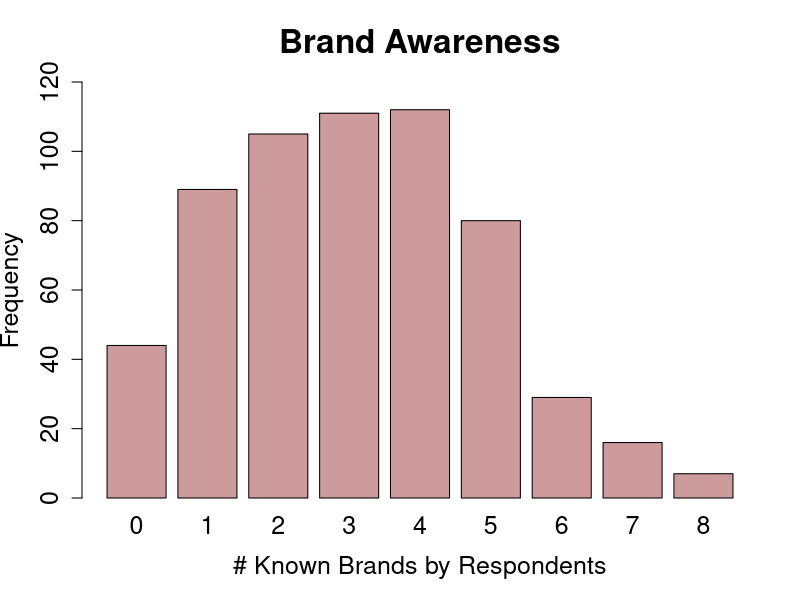

Write the R code that produced this figure. (Note: this script raises an error after producing the figure.)
getwd()
setwd("~/Caci17/SWP3")

library(psych)
library(dplyr)

bluetooth <- read.csv("indivData.csv")

###---- Brand Awarenes ----

#bakalim kac kisi biliyormus
head <- c("Anker", "Bose", "JBL", "Philips", "Sony", "UE", "HarmanKardon", "Beats", "None", "Observations", "0", "1", "2", "3", "4", "5", "6", "7", "8", "Avr")

counts_general <- as.vector(rowSums(bluetooth[, c(4, 5, 6, 7, 8, 9, 10, 11)]))
#let's make a new column with counts general
bluetooth$brand_awareness <- as.factor(counts_general)
plot(bluetooth$brand_awareness, xlab="# Known Brands by Respondents", ylab = "Frequency", ylim=c(0,120), main = "Brand Awareness", col = "rosybrown3", cex.lab=1.5, cex.axis=1.5, cex.main=2, cex.sub=1.5, cex.names = 1.5)

general_sums <- c(sum(bluetooth$BrandAwareness_Anker), 
              sum(bluetooth$BrandAwareness_Bose),
              sum(bluetooth$BrandAwareness_JBL),
              sum(bluetooth$BrandAwareness_Philips),
              sum(bluetooth$BrandAwareness_Sony),
              sum(bluetooth$BrandAwareness_UE),
              sum(bluetooth$BrandAwareness_HarmanKardon),
              sum(bluetooth$BrandAwareness_Beats),
              sum(bluetooth$BrandAwareness_None),
              nrow(bluetooth),
              sum(counts_general == "0"),
              sum(counts_general == "1"),
              sum(counts_general == "2"),
              sum(counts_general == "3"),
              sum(counts_general == "4"),
              sum(counts_general == "5"),
              sum(counts_general == "6"),
              sum(counts_general == "7"),
              sum(counts_general == "8"),
              mean(counts_general)) #there is one person did not respond this question!

#hicbirini bilmiyorum diyen ama yine de baska markayi biliyorum diye isaretleyen olmus mu- olmamis baktim.

#cinsiyete gore ayiralim
female <- bluetooth[bluetooth$GenderLabel == "female", ]
male <- bluetooth[bluetooth$GenderLabel == "male", ]
no_gender_info <- bluetooth[bluetooth$GenderLabel == "Prefer not to answer", ]

counts_female <- as.vector(rowSums(female[, c(4, 5, 6, 7, 8, 9, 10, 11)]))
female_sums <- c(sum(female$BrandAwareness_Anker), 
                  sum(female$BrandAwareness_Bose),
                  sum(female$BrandAwareness_JBL),
                  sum(female$BrandAwareness_Philips),
                  sum(female$BrandAwareness_Sony),
                  sum(female$BrandAwareness_UE),
                  sum(female$BrandAwareness_HarmanKardon),
                  sum(female$BrandAwareness_Beats),
                  sum(female$BrandAwareness_None),
                  nrow(female),
                  sum(counts_female == "0"),
                  sum(counts_female == "1"),
                  sum(counts_female == "2"),
                  sum(counts_female == "3"),
                  sum(counts_female == "4"),
                  sum(counts_female == "5"),
                  sum(counts_female == "6"),
                  sum(counts_female == "7"),
                  sum(counts_female == "8"),
                  mean(counts_female))

counts_male <- as.vector(rowSums(male[, c(4, 5, 6, 7, 8, 9, 10, 11)]))
male_sums <- c(sum(male$BrandAwareness_Anker), 
                  sum(male$BrandAwareness_Bose),
                  sum(male$BrandAwareness_JBL),
                  sum(male$BrandAwareness_Philips),
                  sum(male$BrandAwareness_Sony),
                  sum(male$BrandAwareness_UE),
                  sum(male$BrandAwareness_HarmanKardon),
                  sum(male$BrandAwareness_Beats),
                  sum(male$BrandAwareness_None),
                  nrow(male),
                  sum(counts_male == "0"),
                  sum(counts_male == "1"),
                  sum(counts_male == "2"),
                  sum(counts_male == "3"),
                  sum(counts_male == "4"),
                  sum(counts_male == "5"),
                  sum(counts_male == "6"),
                  sum(counts_male == "7"),
                  sum(counts_male == "8"),
                  mean(counts_male))

counts_gender <- as.vector(rowSums(no_gender_info[, c(4, 5, 6, 7, 8, 9, 10, 11)]))
no_gender_sums <- c(sum(no_gender_info$BrandAwareness_Anker), 
                  sum(no_gender_info$BrandAwareness_Bose),
                  sum(no_gender_info$BrandAwareness_JBL),
                  sum(no_gender_info$BrandAwareness_Philips),
                  sum(no_gender_info$BrandAwareness_Sony),
                  sum(no_gender_info$BrandAwareness_UE),
                  sum(no_gender_info$BrandAwareness_HarmanKardon),
                  sum(no_gender_info$BrandAwareness_Beats),
                  sum(no_gender_info$BrandAwareness_None),
                  nrow(no_gender_info),
                  sum(counts_gender == "0"),
                  sum(counts_gender == "1"),
                  sum(counts_gender == "2"),
                  sum(counts_gender == "3"),
                  sum(counts_gender == "4"),
                  sum(counts_gender == "5"),
                  sum(counts_gender == "6"),
                  sum(counts_gender == "7"),
                  sum(counts_gender == "8"),
                  mean(counts_gender))
#by their occupation
employed <- bluetooth[bluetooth$OccupationLabel == "Employed",]
retired <- bluetooth[bluetooth$OccupationLabel == "Retired",]
selfemployed <- bluetooth[bluetooth$OccupationLabel == "Self-employed",]
student <- bluetooth[bluetooth$OccupationLabel == "Student",]
unemployed <- bluetooth[bluetooth$OccupationLabel == "Unemployed",]

counts_employed <- as.vector(rowSums(employed[, c(4, 5, 6, 7, 8, 9, 10, 11)]))
employed_sums <- c(sum(employed$BrandAwareness_Anker), 
                 sum(employed$BrandAwareness_Bose),
                 sum(employed$BrandAwareness_JBL),
                 sum(employed$BrandAwareness_Philips),
                 sum(employed$BrandAwareness_Sony),
                 sum(employed$BrandAwareness_UE),
                 sum(employed$BrandAwareness_HarmanKardon),
                 sum(employed$BrandAwareness_Beats),
                 sum(employed$BrandAwareness_None),
                 nrow(employed),
                 sum(counts_employed == "0"),
                 sum(counts_employed == "1"),
                 sum(counts_employed == "2"),
                 sum(counts_employed == "3"),
                 sum(counts_employed == "4"),
                 sum(counts_employed == "5"),
                 sum(counts_employed == "6"),
                 sum(counts_employed == "7"),
                 sum(counts_employed == "8"),
                 mean(counts_employed))

counts_retired <- as.vector(rowSums(retired[, c(4, 5, 6, 7, 8, 9, 10, 11)]))
retired_sums <- c(sum(retired$BrandAwareness_Anker), 
               sum(retired$BrandAwareness_Bose),
               sum(retired$BrandAwareness_JBL),
               sum(retired$BrandAwareness_Philips),
               sum(retired$BrandAwareness_Sony),
               sum(retired$BrandAwareness_UE),
               sum(retired$BrandAwareness_HarmanKardon),
               sum(retired$BrandAwareness_Beats),
               sum(retired$BrandAwareness_None),
               nrow(retired),
               sum(counts_retired == "0"),
               sum(counts_retired == "1"),
               sum(counts_retired == "2"),
               sum(counts_retired == "3"),
               sum(counts_retired == "4"),
               sum(counts_retired == "5"),
               sum(counts_retired == "6"),
               sum(counts_retired == "7"),
               sum(counts_retired == "8"),
               mean(counts_retired))

counts_selfemployed <- as.vector(rowSums(selfemployed[, c(4, 5, 6, 7, 8, 9, 10, 11)]))
selfemployed_sums <- c(sum(selfemployed$BrandAwareness_Anker), 
                    sum(selfemployed$BrandAwareness_Bose),
                    sum(selfemployed$BrandAwareness_JBL),
                    sum(selfemployed$BrandAwareness_Philips),
                    sum(selfemployed$BrandAwareness_Sony),
                    sum(selfemployed$BrandAwareness_UE),
                    sum(selfemployed$BrandAwareness_HarmanKardon),
                    sum(selfemployed$BrandAwareness_Beats),
                    sum(selfemployed$BrandAwareness_None),
                    nrow(selfemployed),
                    sum(counts_selfemployed == "0"),
                    sum(counts_selfemployed == "1"),
                    sum(counts_selfemployed == "2"),
                    sum(counts_selfemployed == "3"),
                    sum(counts_selfemployed == "4"),
                    sum(counts_selfemployed == "5"),
                    sum(counts_selfemployed == "6"),
                    sum(counts_selfemployed == "7"),
                    sum(counts_selfemployed == "8"),
                    mean(counts_selfemployed))

counts_student <- as.vector(rowSums(student[, c(4, 5, 6, 7, 8, 9, 10, 11)]))
student_sums <- c(sum(student$BrandAwareness_Anker), 
                      sum(student$BrandAwareness_Bose),
                      sum(student$BrandAwareness_JBL),
                      sum(student$BrandAwareness_Philips),
                      sum(student$BrandAwareness_Sony),
                      sum(student$BrandAwareness_UE),
                      sum(student$BrandAwareness_HarmanKardon),
                      sum(student$BrandAwareness_Beats),
                      sum(student$BrandAwareness_None),
                      nrow(student),
                      sum(counts_student == "0"),
                      sum(counts_student == "1"),
                      sum(counts_student == "2"),
                      sum(counts_student == "3"),
                      sum(counts_student == "4"),
                      sum(counts_student == "5"),
                      sum(counts_student == "6"),
                      sum(counts_student == "7"),
                      sum(counts_student == "8"),
                      mean(counts_student))

counts_unemployed <- as.vector(rowSums(unemployed[, c(4, 5, 6, 7, 8, 9, 10, 11)]))
unemployed_sums <- c(sum(unemployed$BrandAwareness_Anker), 
                       sum(unemployed$BrandAwareness_Bose),
                       sum(unemployed$BrandAwareness_JBL),
                       sum(unemployed$BrandAwareness_Philips),
                       sum(unemployed$BrandAwareness_Sony),
                       sum(unemployed$BrandAwareness_UE),
                       sum(unemployed$BrandAwareness_HarmanKardon),
                       sum(unemployed$BrandAwareness_Beats),
                       sum(unemployed$BrandAwareness_None),
                       nrow(unemployed),
                       sum(counts_unemployed == "0"),
                       sum(counts_unemployed == "1"),
                       sum(counts_unemployed == "2"),
                       sum(counts_unemployed == "3"),
                       sum(counts_unemployed == "4"),
                       sum(counts_unemployed == "5"),
                       sum(counts_unemployed == "6"),
                       sum(counts_unemployed == "7"),
                       sum(counts_unemployed == "8"),
                       mean(counts_unemployed))

#by income
levels(bluetooth$IncomeLabel)
#we have 8 levels, 1 to 7 is going in an increasing scale, while 8 is not specified 
bluetooth$Income <- as.factor(bluetooth$Income)
income1 <- bluetooth[bluetooth$Income == "1",]
income2 <- bluetooth[bluetooth$Income == "2",]
income3 <- bluetooth[bluetooth$Income == "3",]
income4 <- bluetooth[bluetooth$Income == "4",]
income5 <- bluetooth[bluetooth$Income == "5",]
income6 <- bluetooth[bluetooth$Income == "6",]
income7 <- bluetooth[bluetooth$Income == "7",]
income8 <- bluetooth[bluetooth$Income == "8",]


counts_income1 <- as.vector(rowSums(income1[, c(4, 5, 6, 7, 8, 9, 10, 11)]))
income1_sums <- c(sum(income1$BrandAwareness_Anker), 
                     sum(income1$BrandAwareness_Bose),
                     sum(income1$BrandAwareness_JBL),
                     sum(income1$BrandAwareness_Philips),
                     sum(income1$BrandAwareness_Sony),
                     sum(income1$BrandAwareness_UE),
                     sum(income1$BrandAwareness_HarmanKardon),
                     sum(income1$BrandAwareness_Beats),
                     sum(income1$BrandAwareness_None),
                     nrow(income1),
                     sum(counts_income1 == "0"),
                     sum(counts_income1 == "1"),
                     sum(counts_income1 == "2"),
                     sum(counts_income1 == "3"),
                     sum(counts_income1 == "4"),
                     sum(counts_income1 == "5"),
                     sum(counts_income1 == "6"),
                     sum(counts_income1 == "7"),
                     sum(counts_income1 == "8"),
                     mean(counts_income1))

counts_income2 <- as.vector(rowSums(income2[, c(4, 5, 6, 7, 8, 9, 10, 11)]))
income2_sums <- c(sum(income2$BrandAwareness_Anker), 
                     sum(income2$BrandAwareness_Bose),
                     sum(income2$BrandAwareness_JBL),
                     sum(income2$BrandAwareness_Philips),
                     sum(income2$BrandAwareness_Sony),
                     sum(income2$BrandAwareness_UE),
                     sum(income2$BrandAwareness_HarmanKardon),
                     sum(income2$BrandAwareness_Beats),
                     sum(income2$BrandAwareness_None),
                     nrow(income2),
                     sum(counts_income2 == "0"),
                     sum(counts_income2 == "1"),
                     sum(counts_income2 == "2"),
                     sum(counts_income2 == "3"),
                     sum(counts_income2 == "4"),
                     sum(counts_income2 == "5"),
                     sum(counts_income2 == "6"),
                     sum(counts_income2 == "7"),
                     sum(counts_income2 == "8"),
                     mean(counts_income2))


counts_income3 <- as.vector(rowSums(income3[, c(4, 5, 6, 7, 8, 9, 10, 11)]))
income3_sums <- c(sum(income3$BrandAwareness_Anker), 
                     sum(income3$BrandAwareness_Bose),
                     sum(income3$BrandAwareness_JBL),
                     sum(income3$BrandAwareness_Philips),
                     sum(income3$BrandAwareness_Sony),
                     sum(income3$BrandAwareness_UE),
                     sum(income3$BrandAwareness_HarmanKardon),
                     sum(income3$BrandAwareness_Beats),
                     sum(income3$BrandAwareness_None),
                     nrow(income3),
                     sum(counts_income3 == "0"),
                     sum(counts_income3 == "1"),
                     sum(counts_income3 == "2"),
                     sum(counts_income3 == "3"),
                     sum(counts_income3 == "4"),
                     sum(counts_income3 == "5"),
                     sum(counts_income3 == "6"),
                     sum(counts_income3 == "7"),
                     sum(counts_income3 == "8"),
                     mean(counts_income3))

counts_income4 <- as.vector(rowSums(income4[, c(4, 5, 6, 7, 8, 9, 10, 11)]))
income4_sums <- c(sum(income4$BrandAwareness_Anker), 
                     sum(income4$BrandAwareness_Bose),
                     sum(income4$BrandAwareness_JBL),
                     sum(income4$BrandAwareness_Philips),
                     sum(income4$BrandAwareness_Sony),
                     sum(income4$BrandAwareness_UE),
                     sum(income4$BrandAwareness_HarmanKardon),
                     sum(income4$BrandAwareness_Beats),
                     sum(income4$BrandAwareness_None),
                     nrow(income4),
                     sum(counts_income4 == "0"),
                     sum(counts_income4 == "1"),
                     sum(counts_income4 == "2"),
                     sum(counts_income4 == "3"),
                     sum(counts_income4 == "4"),
                     sum(counts_income4 == "5"),
                     sum(counts_income4 == "6"),
                     sum(counts_income4 == "7"),
                     sum(counts_income4 == "8"),
                     mean(counts_income4))

counts_income5 <- as.vector(rowSums(income5[, c(4, 5, 6, 7, 8, 9, 10, 11)]))
income5_sums <- c(sum(income5$BrandAwareness_Anker), 
                     sum(income5$BrandAwareness_Bose),
                     sum(income5$BrandAwareness_JBL),
                     sum(income5$BrandAwareness_Philips),
                     sum(income5$BrandAwareness_Sony),
                     sum(income5$BrandAwareness_UE),
                     sum(income5$BrandAwareness_HarmanKardon),
                     sum(income5$BrandAwareness_Beats),
                     sum(income5$BrandAwareness_None),
                     nrow(income5),
                     sum(counts_income5 == "0"),
                     sum(counts_income5 == "1"),
                     sum(counts_income5 == "2"),
                     sum(counts_income5 == "3"),
                     sum(counts_income5 == "4"),
                     sum(counts_income5 == "5"),
                     sum(counts_income5 == "6"),
                     sum(counts_income5 == "7"),
                     sum(counts_income5 == "8"),
                     mean(counts_income5))

counts_income6 <- as.vector(rowSums(income6[, c(4, 5, 6, 7, 8, 9, 10, 11)]))
income6_sums <- c(sum(income6$BrandAwareness_Anker), 
                     sum(income6$BrandAwareness_Bose),
                     sum(income6$BrandAwareness_JBL),
                     sum(income6$BrandAwareness_Philips),
                     sum(income6$BrandAwareness_Sony),
                     sum(income6$BrandAwareness_UE),
                     sum(income6$BrandAwareness_HarmanKardon),
                     sum(income6$BrandAwareness_Beats),
                     sum(income6$BrandAwareness_None),
                     nrow(income6),
                     sum(counts_income6 == "0"),
                     sum(counts_income6 == "1"),
                     sum(counts_income6 == "2"),
                     sum(counts_income6 == "3"),
                     sum(counts_income6 == "4"),
                     sum(counts_income6 == "5"),
                     sum(counts_income6 == "6"),
                     sum(counts_income6 == "7"),
                     sum(counts_income6 == "8"),
                     mean(counts_income6))

counts_income7 <- as.vector(rowSums(income7[, c(4, 5, 6, 7, 8, 9, 10, 11)]))
income7_sums <- c(sum(income7$BrandAwareness_Anker), 
                     sum(income7$BrandAwareness_Bose),
                     sum(income7$BrandAwareness_JBL),
                     sum(income7$BrandAwareness_Philips),
                     sum(income7$BrandAwareness_Sony),
                     sum(income7$BrandAwareness_UE),
                     sum(income7$BrandAwareness_HarmanKardon),
                     sum(income7$BrandAwareness_Beats),
                     sum(income7$BrandAwareness_None),
                     nrow(income7),
                     sum(counts_income7 == "0"),
                     sum(counts_income7 == "1"),
                     sum(counts_income7 == "2"),
                     sum(counts_income7 == "3"),
                     sum(counts_income7 == "4"),
                     sum(counts_income7 == "5"),
                     sum(counts_income7 == "6"),
                     sum(counts_income7 == "7"),
                     sum(counts_income7 == "8"),
                     mean(counts_income7))

counts_income8 <- as.vector(rowSums(income8[, c(4, 5, 6, 7, 8, 9, 10, 11)]))
income8_sums <- c(sum(income8$BrandAwareness_Anker), 
                     sum(income8$BrandAwareness_Bose),
                     sum(income8$BrandAwareness_JBL),
                     sum(income8$BrandAwareness_Philips),
                     sum(income8$BrandAwareness_Sony),
                     sum(income8$BrandAwareness_UE),
                     sum(income8$BrandAwareness_HarmanKardon),
                     sum(income8$BrandAwareness_Beats),
                     sum(income8$BrandAwareness_None),
                     nrow(income8),
                     sum(counts_income8 == "0"),
                     sum(counts_income8 == "1"),
                     sum(counts_income8 == "2"),
                     sum(counts_income8 == "3"),
                     sum(counts_income8 == "4"),
                     sum(counts_income8 == "5"),
                     sum(counts_income8 == "6"),
                     sum(counts_income8 == "7"),
                     sum(counts_income8 == "8"),
                     mean(counts_income8))

total_matrix <- rbind(general_sums,female_sums, male_sums, no_gender_sums ,
           employed_sums, retired_sums, selfemployed_sums, student_sums, unemployed_sums,
           income1_sums, income2_sums, income3_sums, income4_sums, income5_sums, income6_sums, income7_sums, income8_sums)
colnames(total_matrix) <- head
total_matrix

#write.csv(total_matrix, "file.csv")


### RELATIVE IMPORTANT FACTORS ANALYSIS - 0rki ORKUN

# genel data da insanlar neyi onemsemis, en fazla degerler vs....
relImportanceEveryone <- cbind(summary(bluetooth$RelImp_battery), summary(bluetooth$RelImp_price),
                       summary(bluetooth$RelImp_weight), summary(bluetooth$RelImp_sound) )
colnames(relImportance) <- (cbind('Battery', 'Price', 'Weight', 'Sound'))

mean(x = sort(x = bluetooth$RelImp_weight)[-c(1, length(x = bluetooth$RelImp_weight))])

# sonra bu aynisini farkli yas-income-bilgi vs. gruplari icin yapilsin.

# relImportancePriceGroupedbyBrandAwareness <- bluetooth %>% group_by(BrandAwareness_Anker, BrandAwareness_Bose,
#                                                       BrandAwareness_JBL, BrandAwareness_Philips,
#                                                       BrandAwareness_Sony, BrandAwareness_UE,
#                                                       BrandAwareness_HarmanKardon, BrandAwareness_Beats,
# BrandAwareness_Beats, BrandAwareness_None) %>% summarise('Price Mean' = mean(RelImp_price))
# brand awareness a gore grouplamak cok anlamli bi sey cikarmiyo...

relImportancePrice_groupedbyAge <- bluetooth %>% group_by(Age) %>% summarise('Price Mean' = mean(RelImp_price))
relImportanceSound_groupedbyAge <- bluetooth %>% group_by(Age) %>% summarise('Sound Mean' = mean(RelImp_sound))
relImportanceBattery_groupedbyAge <- bluetooth %>% group_by(Age) %>% summarise('Battery Mean' = mean(RelImp_battery))
relImportanceWeight_groupedbyAge <- bluetooth %>% group_by(Age) %>% summarise('Weight Mean' = mean(RelImp_weight))

# RelImportance_groupedbyAge <- left_join(relImportancePrice_groupedbyAge, 
                                        # relImportanceSound_groupedbyAge)
RelImportance_groupedbyAge<- cbind(relImportancePrice_groupedbyAge,
                                   relImportanceSound_groupedbyAge,
                                   relImportanceBattery_groupedbyAge,
                                   relImportanceWeight_groupedbyAge)
RelImportance_groupedbyAge <- RelImportance_groupedbyAge[, cbind(-3,-5,-7)]
RelImportance_groupedbyAge

relImportancePrice_groupedbyIncome <- bluetooth %>% group_by(Income) %>% summarise('Price Mean' = mean(RelImp_price))
relImportanceSound_groupedbyIncome <- bluetooth %>% group_by(Income) %>% summarise('Sound Mean' = mean(RelImp_sound))
relImportanceBattery_groupedbyIncome <- bluetooth %>% group_by(Income) %>% summarise('Battery Mean' = mean(RelImp_battery))
relImportanceWeight_groupedbyIncome <- bluetooth %>% group_by(Income) %>% summarise('Weight Mean' = mean(RelImp_weight))

RelImportance_groupedbyIncome<- cbind(relImportancePrice_groupedbyIncome,
                                      relImportanceSound_groupedbyIncome,
                                      relImportanceBattery_groupedbyIncome,
                                      relImportanceWeight_groupedbyIncome)
RelImportance_groupedbyIncome <- RelImportance_groupedbyIncome[, cbind(-3,-5,-7)]
RelImportance_groupedbyIncome

# TO-DO: otomatize edilebilir regex kullanilarak, kafam basmadi suan
# for (attribute in regexpr('RelImp_*', colnames(bluetooth))) {
#   hist(bluetooth$attribute, freq = FALSE)
#   lines(density(bluetooth$attribute))
# }

png("RelativeImportanceHistograms.png")

par(mfrow=c(2, 2)) # aslinda 2ye 2lik bir grafik template i aciyor

hist(bluetooth$RelImp_battery, freq = TRUE, main = 'Battery' , xlab = 'Relative Importance')

hist(bluetooth$RelImp_price, freq = TRUE, main = 'Price', xlab = 'Relative Importance')

hist(bluetooth$RelImp_weight, freq = TRUE, main = 'Weight', xlab = 'Relative Importance')

hist(bluetooth$RelImp_sound, freq = TRUE, main = 'Sound', xlab = 'Relative Importance')

mtext('Histograms of Relative Importances', outer = TRUE, cex = 1.5)

dev.off() 

# Open a png file
png("RelativeImportanceHistograms.png")

par(mfrow=c(2, 2)) # aslinda 2ye 2lik bir grafik template i aciyor

hist(bluetooth$RelImp_battery, freq = FALSE, main = 'Battery' , xlab = 'Relative Importance')
lines(density(bluetooth$RelImp_battery, adjust=2),
      col="darkgreen", lwd=2, lty= "dotted" )

hist(bluetooth$RelImp_price, freq = FALSE, main = 'Price', xlab = 'Relative Importance')
lines(density(bluetooth$RelImp_price, adjust=2),
      col="darkgreen", lwd=2, lty= "dotted" )

hist(bluetooth$RelImp_weight, freq = FALSE, main = 'Weight', xlab = 'Relative Importance')
lines(density(bluetooth$RelImp_weight, adjust=2),
      col="darkgreen", lwd=2, lty= "dotted" )

hist(bluetooth$RelImp_sound, freq = FALSE, main = 'Sound', xlab = 'Relative Importance')
lines(density(bluetooth$RelImp_sound, adjust=2),
      col="darkgreen", lwd=2, lty= "dotted" )

mtext('Distribution of Relative Importances', outer = TRUE, cex = 1.5)

# Close the png file
dev.off() 



#######              KNOWLEDGE ABOUT SPEAKERS

#1: I know pretty much
#2: not very knowledgeable
#3: expert (among the circle of friends)
#4: I know less (compared to most other people)
#5: I really don???t know

data_subjknow <- bluetooth %>%
  select(starts_with("SubjKnow"))

####      FACTOR ANALYSIS
# Eigenvalue -- finding the optimal number of factors
eigen(cor(data_subjknow))$values
plot(eigen(cor(data_subjknow))$values) # 1 tane factor yap diyor, ilk eigenvalue: 3,47, ikinci: 0.56
fa<-fa(data_subjknow,method=mle,scores='tenBerge',
       nfactors=1, rotate ="varimax")
fa


###      IntentToBuy'a gore : 
# Cok bilenler almaya daha mi meyilli?
scores<-aggregate(fa$scores, by=list(bluetooth$IntentToBuy),mean, na.rm=TRUE)
scores

# scores: IntentToBuy = 0 icin -0.075 , IntentToBuy = 1 icin 0.150, 
# bu cok bilenler almaya daha meyilli, such finding!! 


###     Relative Importance'a gore :
# Cok bilenler neye onem veriyor?

data_relimp <- bluetooth %>%
  select(starts_with("RelImp"))

bluetooth$RelImp <- colnames(data_relimp)[apply(data_relimp,1,which.max)]

scores<-aggregate(fa$scores, by=list(bluetooth$RelImp),mean, na.rm=TRUE)
scores
scores_sorted <- scores[order(scores[, "MR1"]), , drop = FALSE]
scores_sorted

# burda en buyuk deger buyukten kucuge : sound , battery , price , weight ( 0.17 , -0.018 , -0.148 , -0.69)
# yani en cok bilenler, relative importance larini ustteki siraya gore belirlemisler.

###     Gender'a gore : 
# Cok bilenlerin cinsiyeti ne? 

scores<-aggregate(fa$scores, by=list(bluetooth$GenderLabel),mean, na.rm=TRUE)
scores
scores_sorted <- scores[order(scores[, "MR1"]), , drop = FALSE]
scores_sorted

# burda en buyuk deger buyukten kucuge : male, no answer, female ( 0.35 , -0.119, -0.44)
# yani en cok bilenlerin sirasi yukaridaki gibi.


###     Age'e gore : 
# Cok bilenlerin yasi ne? 

levels(bluetooth$AgeLabel)
# 8 level var, "1": <18 ve "8": >=50
scores<-aggregate(fa$scores, by=list(bluetooth$AgeLabel),mean, na.rm=TRUE)
scores
scores_sorted <- scores[order(scores[, "MR1"]), , drop = FALSE]
scores_sorted

# karisik biraz 25-40 arasi daha cok biliyor, bi de 18 yas alti

###     Residence'a gore : 
# Cok bilenler nerde yasiyor? 

levels(bluetooth$Residence)
# 38 level var.
scores<-aggregate(fa$scores, by=list(bluetooth$Residence),mean, na.rm=TRUE)
scores
scores_sorted <- scores[order(scores[, "MR1"]), , drop = FALSE]
scores_sorted

# en cok bilen uclu: Macedonia, Iran, Spain
# en az bilen uclu: Portugal, Serbia, Ukraine


###     Occupation'a gore : 
# Cok bilenler nerde yasiyor? 

levels(bluetooth$OccupationLabel)
# 5 level var.
scores<-aggregate(fa$scores, by=list(bluetooth$OccupationLabel),mean, na.rm=TRUE)
scores
scores_sorted <- scores[order(scores[, "MR1"]), , drop = FALSE]
scores_sorted

# Cok bilenden az bilene : student, self-employed, employed, unemployed, retired


###     Education'a gore : 
# Cok bilenler ne kadar egitimli? 

levels(bluetooth$EducationLabel)
# 5 level var.
scores<-aggregate(fa$scores, by=list(bluetooth$EducationLabel),mean, na.rm=TRUE)
scores
scores_sorted <- scores[order(scores[, "MR1"]), , drop = FALSE]
scores_sorted

# Cok bilenden az bilene : undergraduate, graduate, high school, other, less than high school


###     Income'a gore : 
# Cok bilenler ne kadar parasi var? 

levels(bluetooth$IncomeLabel)
# 8 level var.
scores<-aggregate(fa$scores, by=list(bluetooth$IncomeLabel),mean, na.rm=TRUE)
scores
scores_sorted <- scores[order(scores[, "MR1"]), , drop = FALSE]
scores_sorted

# Cok bilenden az bilene : zenginler daha cok biliyor genelde :)




####                  IS IT IMPORTANT?

#1: important
#2: mean nothing
#3: matter
#4: significant
#5: no concern

data_PII <- bluetooth %>%
  select(starts_with("PII"))

####       FACTOR ANALYSIS
# Eigenvalue -- finding the optimal number of factors
eigen(cor(data_PII))$values
plot(eigen(cor(data_PII))$values) # 1 tane factor yap diyor, ilk eigenvalue: 3,47, ikinci: 0.56
fa<-fa(data_PII,method=mle,scores='tenBerge',
       nfactors=1, rotate ="varimax")
fa

###      IntentToBuy'a gore : 
# Cok onem verenler almaya daha mi meyilli?
scores<-aggregate(fa$scores, by=list(bluetooth$IntentToBuy),mean, na.rm=TRUE)
scores

# scores: IntentToBuy = 0 icin -0.139 , IntentToBuy = 1 icin 0.278, 
# bu cok bilenler almaya daha meyilli.


###       Relative Importance'a gore : 
# Cok onem verenler neye onem veriyor?

scores<-aggregate(fa$scores, by=list(bluetooth$RelImp),mean, na.rm=TRUE)
scores

# RelImp_battery : 1
# RelImp_weight : 2
# RelImp_price : 3
# RelImp_sound : 4

# burda en buyuk deger buyukten kucuge : sound , battery , price , weight ( 0.202 , -0.079 , -0.19 , -0.41)
# yani en cok onem verenler, relative importance larini ustteki siraya gore belirlemisler.

###     Gender'a gore : 
# Cok bilenlerin cinsiyeti ne? 

scores<-aggregate(fa$scores, by=list(bluetooth$GenderLabel),mean, na.rm=TRUE)
scores
scores_sorted <- scores[order(scores[, "MR1"]), , drop = FALSE]
scores_sorted

# burda en buyuk deger buyukten kucuge : male, no answer, female ( 0.35 , -0.119, -0.44)
# yani en cok bilenlerin sirasi yukaridaki gibi.


###     Age'e gore : 
# Cok onem verenlerin yasi ne? 

levels(bluetooth$AgeLabel)
# 8 level var, "1": <18 ve "8": >=50
scores<-aggregate(fa$scores, by=list(bluetooth$AgeLabel),mean, na.rm=TRUE)
scores
scores_sorted <- scores[order(scores[, "MR1"]), , drop = FALSE]
scores_sorted

# onem verenler 18 yas alti ve 18-29, 
# cok bilenlerle karsilastirinca biraz komik, cok bilenler 25-40 arasi genelde :) 



###     Residence'a gore : 
# Cok onem verenler nerde yasiyor? 

levels(bluetooth$Residence)
# 38 level var.
scores<-aggregate(fa$scores, by=list(bluetooth$Residence),mean, na.rm=TRUE)
scores
scores_sorted <- scores[order(scores[, "MR1"]), , drop = FALSE]
scores_sorted

# en cok onem veren uclu: Macedonia, Brazil, Spain
# en az onem veren uclu: Syria, Benin, China


###     Occupation'a gore : 
# Cok onem verenler nap??yor? :)

levels(bluetooth$OccupationLabel)
# 5 level var.
scores<-aggregate(fa$scores, by=list(bluetooth$OccupationLabel),mean, na.rm=TRUE)
scores
scores_sorted <- scores[order(scores[, "MR1"]), , drop = FALSE]
scores_sorted

# Cok bilenden az bilene : student, self-employed, employed, unemployed, retired


###     Education'a gore : 
# Cok onem verenler ne kadar egitimli? 

levels(bluetooth$EducationLabel)
# 5 level var.
scores<-aggregate(fa$scores, by=list(bluetooth$EducationLabel),mean, na.rm=TRUE)
scores
scores_sorted <- scores[order(scores[, "MR1"]), , drop = FALSE]
scores_sorted

# Cok bilenden az bilene : other, undergraduate, high school, graduate, less than high school


###     Income'a gore : 
# Cok onem verenlerin ne kadar parasi var? 

levels(bluetooth$IncomeLabel)
# 8 level var.
scores<-aggregate(fa$scores, by=list(bluetooth$IncomeLabel),mean, na.rm=TRUE)
scores
scores_sorted <- scores[order(scores[, "MR1"]), , drop = FALSE]
scores_sorted

# Cok onem verenden az verene : karisik biraz, middle income? :)


### ---- Other Descriptive Analytics (Kodlarimiz karismasin diye section actim buraya) ----

#code code


####### EDA - pca de yaptim factor analysis yaninda, bence kullanmicaz ama silmiyim dedim.
## PCA - two factors 
#pca_2factor<-principal(data_subjknow, nfactors=2, rotate ="varimax")
#pca_2factor
# 1, 2, 4 ve 5 factor oldu, 3 ayri kaldi.

#head(pca_2factor$scores)
#t(pca_2factor$scores)%*%pca_2factor$scores/(nrow(data_subjknow)-1) # show that factors are uncorrelated

# PCA - two factors - plot 
# burda IntentToBuy'a bak??nca, ??ok bilenler almaya daha meyilli gibi bi ??ey cikarmaya calisiyorum.
#scores <- aggregate(pca_2factor$scores, by=list(bluetooth$IntentToBuy), mean, na.rm=TRUE)
#x <- scores[,2]
#y <- scores[,3]
#plot(x, y, xlab = "Coordinate 1", ylab = "Coordinate 2", main = "Metric MDS", 
# pch = 19, ylim = c(-2, 2), xlim = c(-2, 2))
#text(x, y, labels = scores[,1], cex = 1, pos = 4)
#abline(h = 0, v = 0, col = "grey")

## PCA - three factors 
#pca_3factor<-principal(data_subjknow, nfactors=3, rotate ="varimax")
#pca_3factor
# 1, 2 ve 5 factor oldu, 3 ayri bir factor, 4 ayri bir factor oldu.
#3
#head(pca_3factor$scores)
#t(pca_3factor$scores)%*%pca_3factor$scores/(nrow(data_subjknow)-1) # show that factors are uncorrelated

#scores<-aggregate(pca_3factor$scores, by=list(bluetooth$IntentToBuy),mean, na.rm=TRUE)
#scores

#dist.factor <- dist(scores[,-c(1)])
#dist.factor

###### ERROR SHOW ########
#fit.factor <- cmdscale(dist.factor, k = 2) # burda error veriyor, 3 factor'un 2 boyutlu izdusumunu cikaramiyorum.
# variable say??s?? 2, az diye mi oyle oluyor?
#fit.factor

#x.factor <- fit.factor[,1]
#y.factor <- fit.factor[,2]

#plot(x.factor, y.factor, xlab = "Coordinate 1", ylab = "Coordinate 2", main = "Metric MDS", 
#    pch = 19, ylim = c(-3, 3), xlim = c(-3, 3))
#text(x.factor, y.factor, labels = hscores[,1], cex = 1, pos = 4)
#abline(h = 0, v = 0, col = "grey")


## PCA
#pca_2factor<-principal(data_PII, nfactors=2, rotate ="varimax")
#pca_2factor
# 1, 2, 3 ve 4 factor oldu, 5 ayri kaldi.

#head(pca_2factor$scores)
#t(pca_2factor$scores)%*%pca_2factor$scores/(nrow(data_subjknow)-1) # show that factors are uncorrelated

#scores <- aggregate(pca_2factor$scores, by=list(bluetooth$IntentToBuy), mean, na.rm=TRUE)
#x <- scores[,2]
#y <- scores[,3]
#plot(x, y, xlab = "Coordinate 1", ylab = "Coordinate 2", main = "Metric MDS", 
#     pch = 19, ylim = c(-2, 2), xlim = c(-2, 2))
#text(x, y, labels = scores[,1], cex = 1, pos = 4)
#abline(h = 0, v = 0, col = "grey")


#pca_3factor<-principal(data_PII, nfactors=3, rotate ="varimax")
#pca_3factor
# 1, 3 ve 4 factor oldu, 2 ayri bir factor, 5 ayri bir factor oldu.

#head(pca_3factor$scores)
#t(pca_3factor$scores)%*%pca_3factor$scores/(nrow(data_subjknow)-1) # show that factors are uncorrelated

############################################################################################
#####      KNOWLEGDE VE IMPORTANCE FACTORLERI COK YAK??N SONUC VERIYOR, BEN HEPSINI KOMPLE MI FACTORLESEM? HE HE :)

data_factor <- bluetooth %>%
  select(starts_with("SubjKnow"),
         starts_with("PII"))

# Eigenvalue -- finding the optimal number of factors
eigen(cor(data_factor))$values
plot(eigen(cor(data_factor))$values) # 2 tane factor yap diyor, ilk eigenvalue: 4,95, ikinci: 2,206
fa<-fa(data_factor,method=mle,scores='tenBerge',
       nfactors=2, rotate ="varimax")
fa # knowledgelari ayr?? factorledi, importancelari ayri factorledi, mantikli.

###      IntentToBuy'a gore :
# Cok onem verenler + bilenler almaya daha mi meyilli?
scores<-aggregate(fa$scores, by=list(bluetooth$IntentToBuy),mean, na.rm=TRUE)
scores

# scores: IntentToBuy = 0 icin -0.137 ve -0.519 , IntentToBuy = 1 icin 0.274 ve 0.103, 
# cok onem verenler + bilenler almaya daha meyilli.


###       Relative Importance'a gore : 
# Cok onem verenler + bilenler neye onem veriyor?

scores<-aggregate(fa$scores, by=list(bluetooth$RelImp),mean, na.rm=TRUE)
scores

# RelImp_battery : 1
# RelImp_weight : 2
# RelImp_price : 3
# RelImp_sound : 4

# burda en buyuk deger buyukten kucuge : sound , battery , price , weight
# yani en cok onem verenler + bilenler, relative importance larini ustteki siraya gore belirlemisler.

############################################################################################


###########

